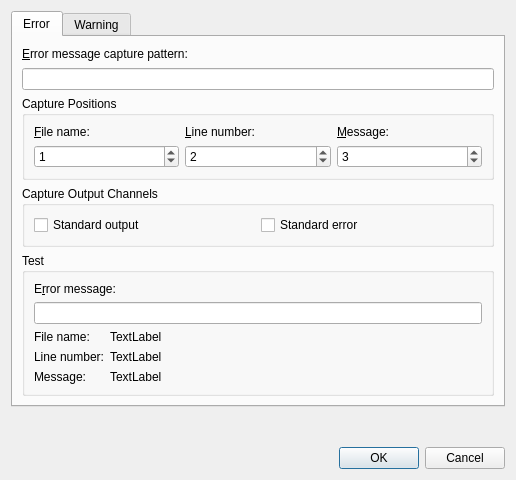
<?xml version="1.0" encoding="UTF-8"?>
<ui version="4.0">
 <class>ProjectExplorer::Internal::CustomParserConfigDialog</class>
 <widget class="QDialog" name="ProjectExplorer::Internal::CustomParserConfigDialog">
  <property name="geometry">
   <rect>
    <x>0</x>
    <y>0</y>
    <width>516</width>
    <height>480</height>
   </rect>
  </property>
  <property name="windowTitle">
   <string>Custom Parser</string>
  </property>
  <layout class="QVBoxLayout" name="verticalLayout_7">
   <item>
    <widget class="QTabWidget" name="tabWidget">
     <property name="currentIndex">
      <number>0</number>
     </property>
     <widget class="QWidget" name="tabError">
      <attribute name="title">
       <string>Error</string>
      </attribute>
      <layout class="QVBoxLayout" name="verticalLayout_3">
       <item>
        <layout class="QVBoxLayout" name="verticalLayout">
         <item>
          <widget class="QLabel" name="label_4">
           <property name="text">
            <string>&amp;Error message capture pattern:</string>
           </property>
           <property name="buddy">
            <cstring>errorPattern</cstring>
           </property>
          </widget>
         </item>
         <item>
          <widget class="QLineEdit" name="errorPattern">
           <property name="text">
            <string/>
           </property>
          </widget>
         </item>
        </layout>
       </item>
       <item>
        <widget class="QGroupBox" name="errorCapturePositionsGroup">
         <property name="title">
          <string>Capture Positions</string>
         </property>
         <layout class="QGridLayout" name="gridLayout">
          <item row="0" column="0">
           <widget class="QLabel" name="label">
            <property name="text">
             <string>&amp;File name:</string>
            </property>
            <property name="buddy">
             <cstring>errorFileNameCap</cstring>
            </property>
           </widget>
          </item>
          <item row="0" column="1">
           <widget class="QLabel" name="label_2">
            <property name="text">
             <string>&amp;Line number:</string>
            </property>
            <property name="buddy">
             <cstring>errorLineNumberCap</cstring>
            </property>
           </widget>
          </item>
          <item row="0" column="2">
           <widget class="QLabel" name="label_3">
            <property name="text">
             <string>&amp;Message:</string>
            </property>
            <property name="buddy">
             <cstring>errorMessageCap</cstring>
            </property>
           </widget>
          </item>
          <item row="1" column="0">
           <widget class="QSpinBox" name="errorFileNameCap">
            <property name="maximum">
             <number>9</number>
            </property>
            <property name="value">
             <number>1</number>
            </property>
           </widget>
          </item>
          <item row="1" column="1">
           <widget class="QSpinBox" name="errorLineNumberCap">
            <property name="maximum">
             <number>9</number>
            </property>
            <property name="value">
             <number>2</number>
            </property>
           </widget>
          </item>
          <item row="1" column="2">
           <widget class="QSpinBox" name="errorMessageCap">
            <property name="maximum">
             <number>9</number>
            </property>
            <property name="value">
             <number>3</number>
            </property>
           </widget>
          </item>
         </layout>
        </widget>
       </item>
       <item>
        <widget class="QGroupBox" name="errorCaptureChannelsGroup">
         <property name="title">
          <string>Capture Output Channels</string>
         </property>
         <layout class="QHBoxLayout" name="horizontalLayout">
          <item>
           <widget class="QCheckBox" name="errorStdOutChannel">
            <property name="text">
             <string>Standard output</string>
            </property>
           </widget>
          </item>
          <item>
           <widget class="QCheckBox" name="errorStdErrChannel">
            <property name="text">
             <string>Standard error</string>
            </property>
           </widget>
          </item>
         </layout>
        </widget>
       </item>
       <item>
        <widget class="QGroupBox" name="errorTestGroup">
         <property name="title">
          <string>Test</string>
         </property>
         <layout class="QVBoxLayout" name="verticalLayout_2">
          <item>
           <widget class="QLabel" name="label_5">
            <property name="text">
             <string>E&amp;rror message:</string>
            </property>
            <property name="buddy">
             <cstring>errorOutputMessage</cstring>
            </property>
           </widget>
          </item>
          <item>
           <widget class="QLineEdit" name="errorOutputMessage">
            <property name="text">
             <string/>
            </property>
           </widget>
          </item>
          <item>
           <layout class="QFormLayout" name="formLayout">
            <item row="0" column="0">
             <widget class="QLabel" name="label_6">
              <property name="text">
               <string>File name:</string>
              </property>
             </widget>
            </item>
            <item row="0" column="1">
             <widget class="QLabel" name="errorFileNameTest">
              <property name="text">
               <string>TextLabel</string>
              </property>
             </widget>
            </item>
            <item row="1" column="0">
             <widget class="QLabel" name="label_7">
              <property name="text">
               <string>Line number:</string>
              </property>
             </widget>
            </item>
            <item row="1" column="1">
             <widget class="QLabel" name="errorLineNumberTest">
              <property name="text">
               <string>TextLabel</string>
              </property>
             </widget>
            </item>
            <item row="2" column="0">
             <widget class="QLabel" name="label_8">
              <property name="text">
               <string>Message:</string>
              </property>
             </widget>
            </item>
            <item row="2" column="1">
             <widget class="QLabel" name="errorMessageTest">
              <property name="text">
               <string>TextLabel</string>
              </property>
             </widget>
            </item>
           </layout>
          </item>
         </layout>
        </widget>
       </item>
      </layout>
     </widget>
     <widget class="QWidget" name="tabWarning">
      <attribute name="title">
       <string>Warning</string>
      </attribute>
      <layout class="QVBoxLayout" name="verticalLayout_5">
       <item>
        <layout class="QVBoxLayout" name="verticalLayout_4">
         <item>
          <widget class="QLabel" name="label_9">
           <property name="text">
            <string>Warning message capture pattern:</string>
           </property>
          </widget>
         </item>
         <item>
          <widget class="QLineEdit" name="warningPattern">
           <property name="text">
            <string/>
           </property>
          </widget>
         </item>
        </layout>
       </item>
       <item>
        <widget class="QGroupBox" name="warningCapturePositionsGroup">
         <property name="title">
          <string>Capture Positions</string>
         </property>
         <layout class="QGridLayout" name="gridLayout_2">
          <item row="2" column="2">
           <widget class="QSpinBox" name="warningLineNumberCap">
            <property name="maximum">
             <number>9</number>
            </property>
            <property name="value">
             <number>2</number>
            </property>
           </widget>
          </item>
          <item row="2" column="4">
           <widget class="QSpinBox" name="warningMessageCap">
            <property name="maximum">
             <number>9</number>
            </property>
            <property name="value">
             <number>3</number>
            </property>
           </widget>
          </item>
          <item row="0" column="2">
           <widget class="QLabel" name="label_12">
            <property name="text">
             <string>&amp;Line number:</string>
            </property>
            <property name="buddy">
             <cstring>errorLineNumberCap</cstring>
            </property>
           </widget>
          </item>
          <item row="0" column="0">
           <widget class="QLabel" name="label_11">
            <property name="text">
             <string>&amp;File name:</string>
            </property>
            <property name="buddy">
             <cstring>errorFileNameCap</cstring>
            </property>
           </widget>
          </item>
          <item row="2" column="0">
           <widget class="QSpinBox" name="warningFileNameCap">
            <property name="maximum">
             <number>9</number>
            </property>
            <property name="value">
             <number>1</number>
            </property>
           </widget>
          </item>
          <item row="0" column="4">
           <widget class="QLabel" name="label_13">
            <property name="text">
             <string>&amp;Message:</string>
            </property>
            <property name="buddy">
             <cstring>errorMessageCap</cstring>
            </property>
           </widget>
          </item>
         </layout>
        </widget>
       </item>
       <item>
        <widget class="QGroupBox" name="warningOutputChannelsGroup">
         <property name="title">
          <string>Capture Output Channels</string>
         </property>
         <layout class="QHBoxLayout" name="horizontalLayout_2">
          <item>
           <widget class="QCheckBox" name="warningStdOutChannel">
            <property name="text">
             <string>Standard output</string>
            </property>
           </widget>
          </item>
          <item>
           <widget class="QCheckBox" name="warningStdErrChannel">
            <property name="text">
             <string>Standard error</string>
            </property>
           </widget>
          </item>
         </layout>
        </widget>
       </item>
       <item>
        <widget class="QGroupBox" name="warningTestGroup">
         <property name="title">
          <string>Test</string>
         </property>
         <layout class="QVBoxLayout" name="verticalLayout_6">
          <item>
           <widget class="QLabel" name="label_14">
            <property name="text">
             <string>Warning message:</string>
            </property>
            <property name="buddy">
             <cstring>errorOutputMessage</cstring>
            </property>
           </widget>
          </item>
          <item>
           <widget class="QLineEdit" name="warningOutputMessage">
            <property name="text">
             <string/>
            </property>
           </widget>
          </item>
          <item>
           <layout class="QFormLayout" name="formLayout_2">
            <item row="0" column="0">
             <widget class="QLabel" name="label_15">
              <property name="text">
               <string>File name:</string>
              </property>
             </widget>
            </item>
            <item row="0" column="1">
             <widget class="QLabel" name="warningFileNameTest">
              <property name="text">
               <string>TextLabel</string>
              </property>
             </widget>
            </item>
            <item row="1" column="0">
             <widget class="QLabel" name="label_16">
              <property name="text">
               <string>Line number:</string>
              </property>
             </widget>
            </item>
            <item row="1" column="1">
             <widget class="QLabel" name="warningLineNumberTest">
              <property name="text">
               <string>TextLabel</string>
              </property>
             </widget>
            </item>
            <item row="2" column="0">
             <widget class="QLabel" name="label_17">
              <property name="text">
               <string>Message:</string>
              </property>
             </widget>
            </item>
            <item row="2" column="1">
             <widget class="QLabel" name="warningMessageTest">
              <property name="text">
               <string>TextLabel</string>
              </property>
             </widget>
            </item>
           </layout>
          </item>
         </layout>
        </widget>
       </item>
      </layout>
     </widget>
    </widget>
   </item>
   <item>
    <spacer name="verticalSpacer">
     <property name="orientation">
      <enum>Qt::Vertical</enum>
     </property>
     <property name="sizeHint" stdset="0">
      <size>
       <width>20</width>
       <height>22</height>
      </size>
     </property>
    </spacer>
   </item>
   <item>
    <widget class="QDialogButtonBox" name="buttonBox">
     <property name="standardButtons">
      <set>QDialogButtonBox::Cancel|QDialogButtonBox::Ok</set>
     </property>
    </widget>
   </item>
  </layout>
 </widget>
 <tabstops>
  <tabstop>errorPattern</tabstop>
  <tabstop>errorFileNameCap</tabstop>
  <tabstop>errorLineNumberCap</tabstop>
  <tabstop>errorMessageCap</tabstop>
  <tabstop>errorStdOutChannel</tabstop>
  <tabstop>errorStdErrChannel</tabstop>
  <tabstop>errorOutputMessage</tabstop>
  <tabstop>tabWidget</tabstop>
  <tabstop>warningPattern</tabstop>
  <tabstop>warningFileNameCap</tabstop>
  <tabstop>warningLineNumberCap</tabstop>
  <tabstop>warningMessageCap</tabstop>
  <tabstop>warningStdOutChannel</tabstop>
  <tabstop>warningStdErrChannel</tabstop>
  <tabstop>warningOutputMessage</tabstop>
 </tabstops>
 <resources/>
 <connections>
  <connection>
   <sender>buttonBox</sender>
   <signal>accepted()</signal>
   <receiver>ProjectExplorer::Internal::CustomParserConfigDialog</receiver>
   <slot>accept()</slot>
   <hints>
    <hint type="sourcelabel">
     <x>320</x>
     <y>341</y>
    </hint>
    <hint type="destinationlabel">
     <x>386</x>
     <y>289</y>
    </hint>
   </hints>
  </connection>
  <connection>
   <sender>buttonBox</sender>
   <signal>rejected()</signal>
   <receiver>ProjectExplorer::Internal::CustomParserConfigDialog</receiver>
   <slot>reject()</slot>
   <hints>
    <hint type="sourcelabel">
     <x>277</x>
     <y>350</y>
    </hint>
    <hint type="destinationlabel">
     <x>421</x>
     <y>255</y>
    </hint>
   </hints>
  </connection>
 </connections>
</ui>
